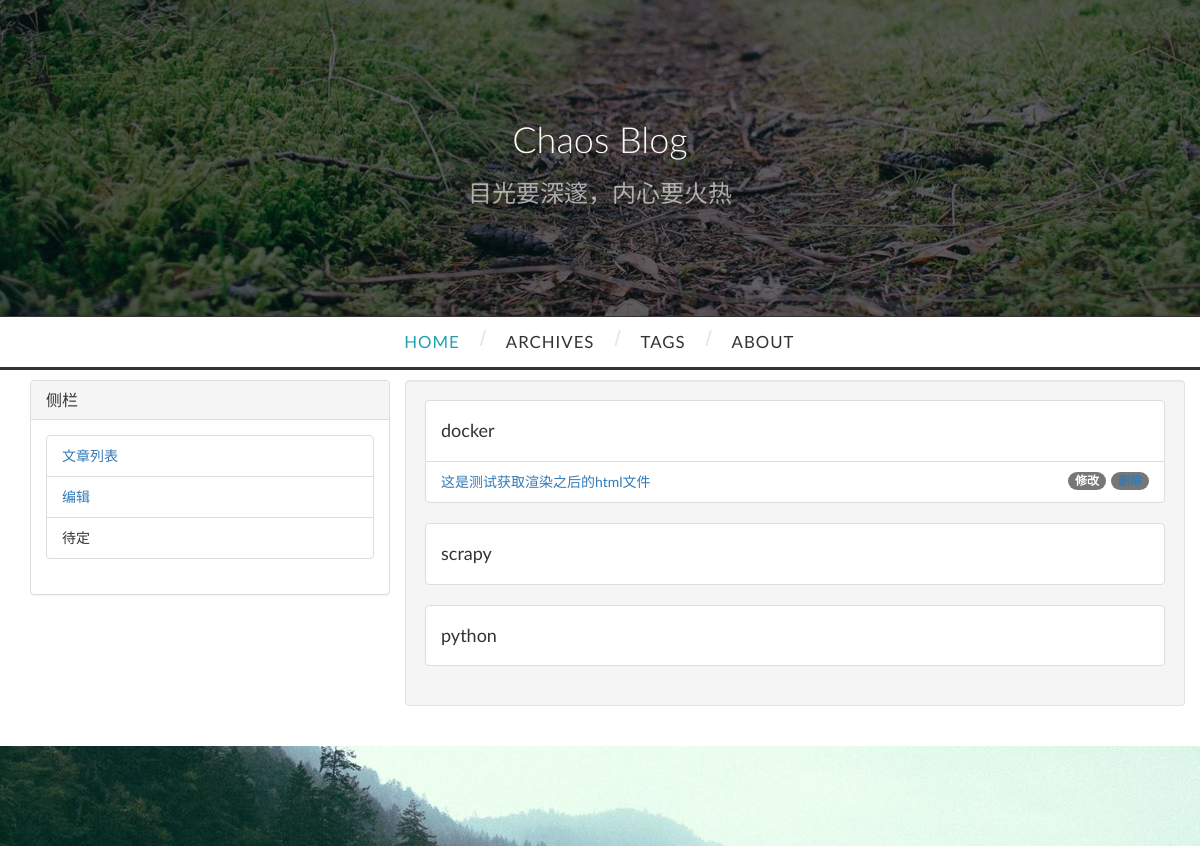
Screenshot of /admin/topicList (signed in) with the database file from the repository.
### models/tags.py (models this page shows, shortened)
class Tags(db.Model):
	__tablename__ = 'tags'
	id = db.Column(db.Integer, primary_key=True)
	tag_name = db.Column(db.String(20))
	topic = db.relationship(
		'Topics',
		backref='tag',
		lazy='dynamic',
	)

### models/topic.py (models this page shows, shortened)
class Topics(db.Model):
	__tablename__ = 'topics'
	title = db.Column(db.String(50))
	id = db.Column(db.Integer, primary_key=True)
	content = db.Column(db.Text)
	author_id = db.Column(db.Integer)
	tag_id = db.Column(db.Integer, db.ForeignKey('tags.id'))
	pic_url = db.Column(db.String(200))
	createTime = db.Column(db.DateTime)

### view_fun/admin.py (the view)
@admin_blueprint.route('/topicList', methods=['GET'])
@login_required
def topicList():
	t = Tags()
	tagList = t.query.all()
	return render_template('admin/topicList.html', tagList=tagList)

### app.py (called while the page is built)
def createApp():
	app = Flask(__name__)
	sysstr = platform.system()
	if sysstr == 'Linux':
		app.config.from_object(ProdConfig)
	else:
		app.config.from_object(DevConfig)
	Bootstrap(app)
	db.init_app(app)
	login_opt.init_app(app)
	app.register_blueprint(index)
	app.register_blueprint(admin)
	@app.before_request
	def create_data():
		db.create_all()
	if not app.debug:
		import logging
		from logging.handlers import RotatingFileHandler
		fileHandler = RotatingFileHandler('logfile/Myblog.log', mode='a', maxBytes=1*1024*1024, backupCount=10)
		formatStr = '%(asctime)s %(levelname)s: %(message)s [%(pathname)s:%(lineno)d]'
		logFormate = logging.Formatter(formatStr)
		fileHandler.setFormatter(logFormate)
		app.logger.setLevel(logging.INFO)
		fileHandler.setLevel(logging.INFO)
		app.logger.addHandler(fileHandler)
		app.logger.info('Myblog startup')
	return app

### view_fun/admin.py (called while the page is built)
@login_opt.user_loader
def load_user(user_id):
	return Users.query.filter_by(id=user_id).first()

### templates/admin/topicList.html (shortened to what this page needs)
{% extends 'base.html' %}
{% block page_content %}
    {{super()}}
<div class="container">
    <div class="row">
        {% from 'macro.html' import panelHtml %}
        {{panelHtml()}}
        <div class="col-lg-8 well edit-margin-top">
            {% if tagList: %}
                {% for i in tagList %}
                    <ul class="list-group">
                        <li class="list-group-item">
                            <h4>
                                {{i.tag_name}}
                            </h4>
                        </li>
                        {% for t in i.topic %}
                            <li class="list-group-item">
                                <a href="{{url_for('index.detail', topicId=i.id)}}">
                                    {{t.title}}
                                </a>
                                <span class="badge">
                                    <a href="{{url_for('admin.delete', topicId=t.id)}}">删除</a>
                                </span>
                                <span class="badge">
                                    修改
                                </span>
                            </li>
                        {% endfor %}
                    </ul>
                {% endfor %}
            {% endif %}
            </div>
        </div>
    </div>
{% endblock %}

### static/css/picsum.css (style rules this page uses)
body { font-family: "Open Sans","Helvetica Neue",Helvetica,Arial,§-serif !important; }
h1, h2, h3, h4, h5, h6, a { font-family: "Lato","Helvetica Neue",Helvetica,Arial,sans-serif !important; }

### static/css/mycss.css (style rules this page uses)
.edit-margin-top { margin-top: 10px; }
body,button, input, select, textarea,h1 ,h2, h3, h4, h5, h6 { font-family: Microsoft YaHei,'宋体' , Tahoma, Helvetica, Arial, "\5b8b\4f53", sans-serif; }

### rows the page displays
Tags: tag_name "docker"
Topics: title "这是测试获取渲染之后的html文件"
Tags: tag_name "scrapy"
Tags: tag_name "python"
